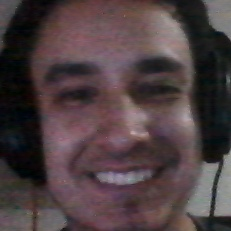
#> input picture Faces/ocampo1.jpg, 231 x 231 px; its folder holds 4 pictures in this run
$ python training.py   (Python 2 division)
#> lines starting #> are read from the running program, lines starting #| are printed output that depends on the picture
import cv2
import os

import numpy as np

personas = ['Ocampo','Castro', 'Gomez']
faces=[]
labels=[]
archivos = os.listdir("Faces")

for rostro in archivos:
    image = cv2.imread("Faces/"+rostro)
#> image is the input picture: shape (231, 231, 3); mean B, G, R 66.1, 63.8, 78.3
    image_fixed = cv2.resize(image,(150,150),interpolation=cv2.INTER_CUBIC)
    image_gray = cv2.cvtColor(image_fixed,cv2.COLOR_BGR2GRAY)
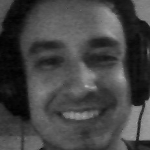
#> image_gray: shape (150, 150); min 1, max 177, mean 68.4
#> pass 3 of the loop `for rostro in archivos:`:
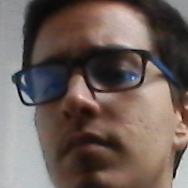
#> input picture Faces/ocampo100.jpg, 188 x 188 px
#> image is the input picture: shape (188, 188, 3); mean B, G, R 89.7, 95.7, 109.9
#> `image_gray = cv2.cvtColor(image_fixed,cv2.COLOR_BGR2GRAY)`:
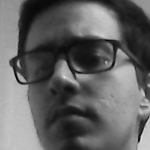
#> image_gray: shape (150, 150); min 0, max 224, mean 99.3
#> the loop made 4 passes; the first 3 are shown
    if (rostro.startswith("ocampo")):
        labels.append(0)
    elif (rostro.startswith("castro")):
        labels.append(1)
    else:
        labels.append(2)
    faces.append(image_gray)

face_eigen = cv2.face.EigenFaceRecognizer_create()
face_eigen.train(faces,np.array(labels))
face_eigen.write("training-eigen.xml")


face_fisher = cv2.face.FisherFaceRecognizer_create()
#> (the run stopped early here; a loop or call above may not have finished)
